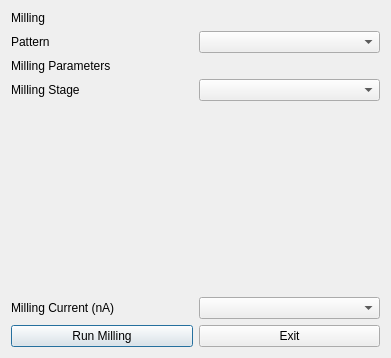
<?xml version="1.0" encoding="UTF-8"?>
<ui version="4.0">
 <class>Dialog</class>
 <widget class="QDialog" name="Dialog">
  <property name="geometry">
   <rect>
    <x>0</x>
    <y>0</y>
    <width>391</width>
    <height>358</height>
   </rect>
  </property>
  <property name="windowTitle">
   <string>Dialog</string>
  </property>
  <layout class="QGridLayout" name="gridLayout">
   <item row="1" column="0">
    <widget class="QLabel" name="label_pattern">
     <property name="text">
      <string>Pattern</string>
     </property>
    </widget>
   </item>
   <item row="5" column="0" colspan="2">
    <spacer name="verticalSpacer">
     <property name="orientation">
      <enum>Qt::Vertical</enum>
     </property>
     <property name="sizeHint" stdset="0">
      <size>
       <width>20</width>
       <height>40</height>
      </size>
     </property>
    </spacer>
   </item>
   <item row="7" column="0">
    <widget class="QPushButton" name="pushButton_run_milling">
     <property name="text">
      <string>Run Milling</string>
     </property>
    </widget>
   </item>
   <item row="1" column="1">
    <widget class="QComboBox" name="comboBox_select_pattern"/>
   </item>
   <item row="4" column="0" colspan="2">
    <layout class="QGridLayout" name="gridLayout_2"/>
   </item>
   <item row="0" column="0" colspan="2">
    <widget class="QLabel" name="label_title">
     <property name="text">
      <string>Milling</string>
     </property>
    </widget>
   </item>
   <item row="7" column="1">
    <widget class="QPushButton" name="pushButton_exit_milling">
     <property name="text">
      <string>Exit</string>
     </property>
    </widget>
   </item>
   <item row="2" column="0">
    <widget class="QLabel" name="label_parameters_header">
     <property name="text">
      <string>Milling Parameters</string>
     </property>
    </widget>
   </item>
   <item row="3" column="1">
    <widget class="QComboBox" name="comboBox_milling_stage"/>
   </item>
   <item row="3" column="0">
    <widget class="QLabel" name="label_milling_stage">
     <property name="text">
      <string>Milling Stage</string>
     </property>
    </widget>
   </item>
   <item row="6" column="0">
    <widget class="QLabel" name="label_milling_current">
     <property name="text">
      <string>Milling Current (nA)</string>
     </property>
    </widget>
   </item>
   <item row="6" column="1">
    <widget class="QComboBox" name="comboBox_milling_current"/>
   </item>
  </layout>
 </widget>
 <resources/>
 <connections/>
</ui>
